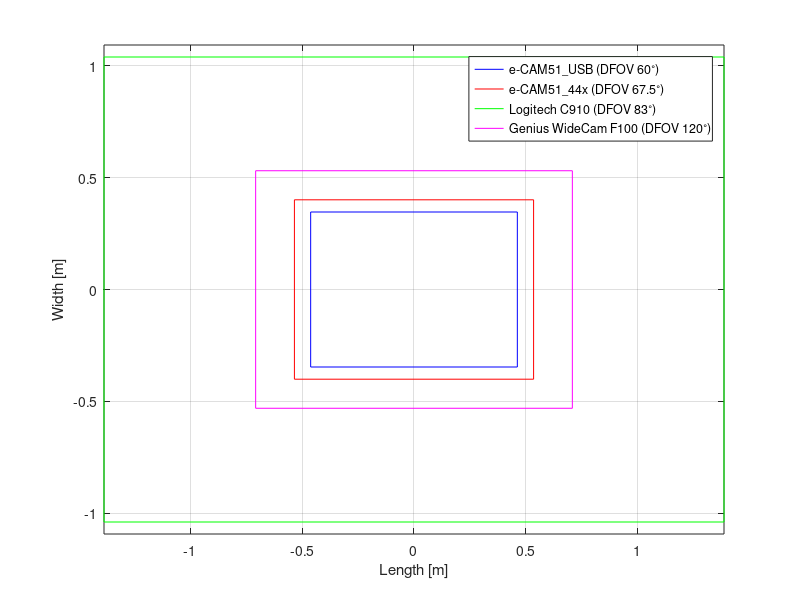

Write the MATLAB code that produced this figure.
close all;
d1 = 0.002886751345948; % I bruk
d2 = 0.003340893189596; % e_cam
d3 = 0.008660254037844;
d4 = 0.004423626322780; % 

x = 320/2;
y = 240/2;

cam1 = [d1*(-x), d1*y;
        d1*(-x), -d1*y;
        d1*(x), -d1*y;
        d1*(x), d1*y;
        d1*(-x), d1*y];
cam2 = [d2*(-x), d2*y;
        d2*(-x), -d2*y;
        d2*(x), -d2*y;
        d2*(x), d2*y;
        d2*(-x), d2*y];
    cam3 = [d3*(-x), d3*y;
        d3*(-x), -d3*y;
        d3*(x), -d3*y;
        d3*(x), d3*y;
        d3*(-x), d3*y];
    
        cam4 = [d4*(-x), d4*y;
        d4*(-x), -d4*y;
        d4*(x), -d4*y;
        d4*(x), d4*y;
        d4*(-x), d4*y];
    
figure(1)
plot(cam1(:,1), cam1(:,2), 'b')
axis equal
hold on
plot(cam2(:,1), cam2(:,2), 'r')
grid on
plot(cam3(:,1), cam3(:,2), 'g')
grid on
plot(cam4(:,1), cam4(:,2), 'm')
grid on
legend('e-CAM51\_USB (DFOV 60^{\circ})', 'e-CAM51\_44x (DFOV 67.5^{\circ})', 'Logitech C910 (DFOV 83^{\circ})', 'Genius WideCam F100 (DFOV 120^{\circ})')
hold off;
xlabel('Length [m]')
ylabel('Width [m]')
%saveas(1, 'C:\Users\vegardvo\Dropbox\Masteroppgave\Report\fig\camFrame.eps', 'eps2c')

